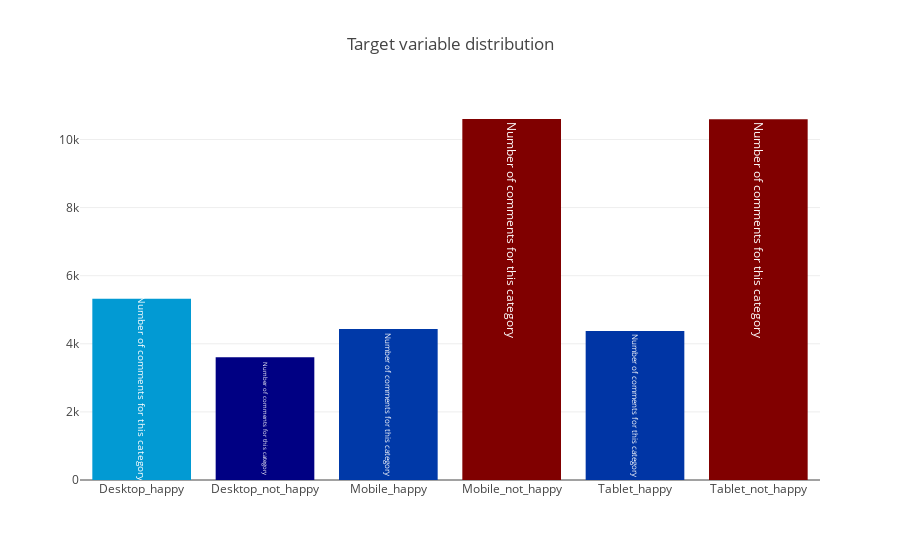

Source (notebook cell):
### Code cell
plot('device_happy', train_df)

### Figure 1 — Plotly figure (JSON) as saved in the notebook; plotly's stock layout.template omitted (floating-point values rounded to 4 significant figures)
{"data": [{"marker": {"color": [10602, 10595, 5324, 4431, 4374, 3606], "colorscale": "Jet"}, "text": "Number of comments for this category", "type": "bar", "x": ["Mobile_not_happy", "Tablet_not_happy", "Desktop_happy", "Mobile_happy", "Tablet_happy", "Desktop_not_happy"], "y": [10602, 10595, 5324, 4431, 4374, 3606]}], "layout": {"title": "Target variable distribution", "xaxis": {"categoryorder": "category ascending"}}}
